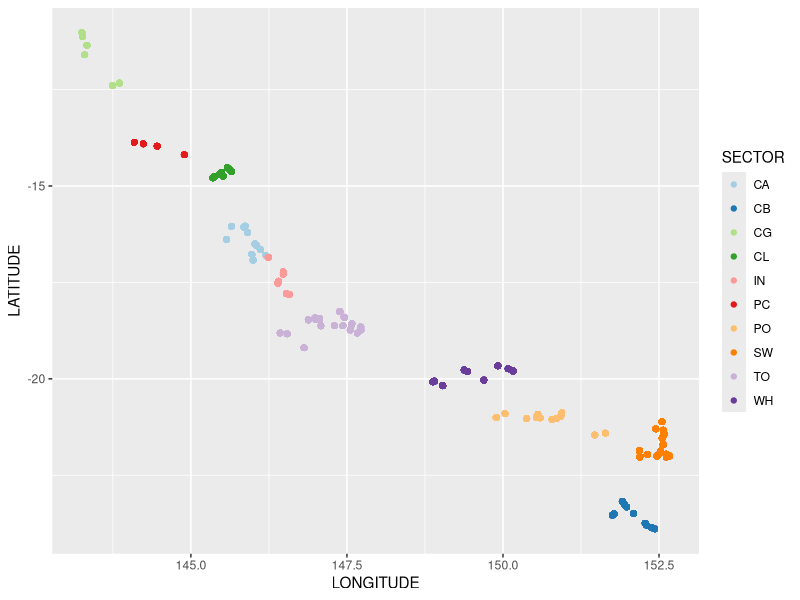
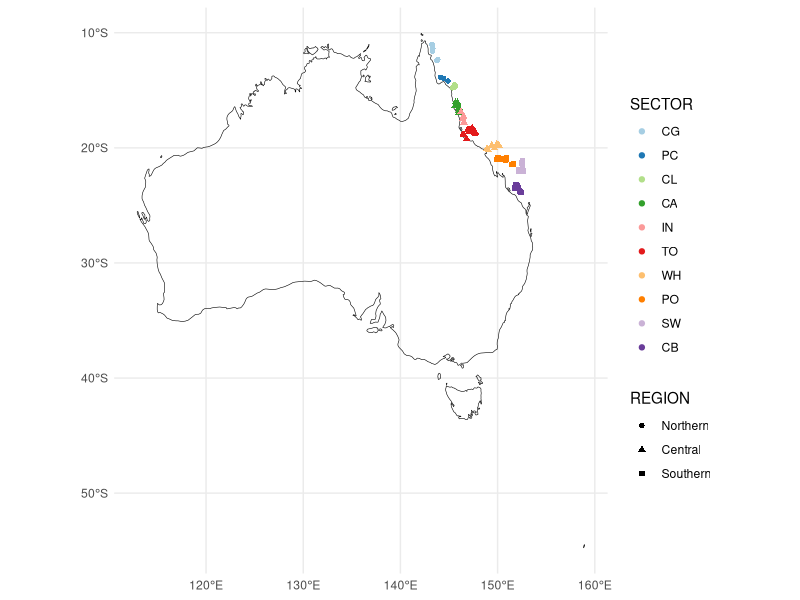

Generate these figures, in order, with R:
## ---- chunk 1
a <- "7"
class(a)
b <- factor("7")
class(b)
c <- TRUE
class(c)
d <- 7L
class(d)
e <- 7.0
class(e)
f <- 3 + 2i
class(f)
## ---- chunk 2
w <- c("a","b","c","d","e","f")
w
class(w)

x <- c(a,b,c,d,e,f)
x
class(x)

y <- matrix(data = c(w,x), nrow = 6, ncol = 2)
y
class(y)

z <- data.frame(col1 = w, col2 = x)
z
class(z)
## ---- chunk 3
aims <- read.csv("ltmp_hc_sc_a_by_site_1992_2022.csv")
head(aims)
## ---- chunk 4
unique(aims$SECTOR)
## ---- chunk 5
library(ggplot2)
ggplot(data = aims, aes(x = LONGITUDE, y = LATITUDE, color = SECTOR)) +
  geom_point() +
  scale_color_brewer(palette = "Paired")
## ---- chunk 6
aims$SECTOR <- factor(aims$SECTOR,
                      levels = c("CG","PC","CL","CA","IN",
                                 "TO","WH","PO","SW","CB"))
unique(aims$SECTOR)
## ---- chunk 7
library(dplyr)
Regions <- data.frame(REGION = c("Northern","Northern","Northern",
                                 "Central","Central","Central","Central",
                                 "Southern","Southern","Southern"),
                      SECTOR = levels(aims$SECTOR))

aims2 <- left_join(aims, Regions, by = "SECTOR")
## ---- chunk 8
aims <- aims %>%
  mutate(REGION = case_match(SECTOR,
                            "CG" ~ "Northern",
                            "PC" ~ "Northern",
                            "CL" ~ "Northern", 
                            "CA" ~ "Central",
                            "IN" ~ "Central",
                            "TO" ~ "Central",
                            "WH" ~ "Central",
                            "PO" ~ "Southern",
                            "SW" ~ "Southern",
                            "CB" ~ "Southern"))
## ---- chunk 9
aims$REGION <- factor(aims$REGION,
                      levels = c("Northern","Central","Southern"))
## ---- chunk 10
library(sf)
library(rnaturalearth)
library(rnaturalearthdata)

australia <- ne_countries(scale = "medium", country = "Australia", returnclass = "sf")

aims_sf <- aims %>%
  st_as_sf(coords = c("LONGITUDE", "LATITUDE"), crs = 4326)

ggplot() +
  geom_sf(data = australia, fill = NA, color = "black") +
  geom_sf(data = aims_sf, aes(color = SECTOR, shape = REGION)) +
  scale_color_brewer(palette = "Paired") +
  theme_minimal()
